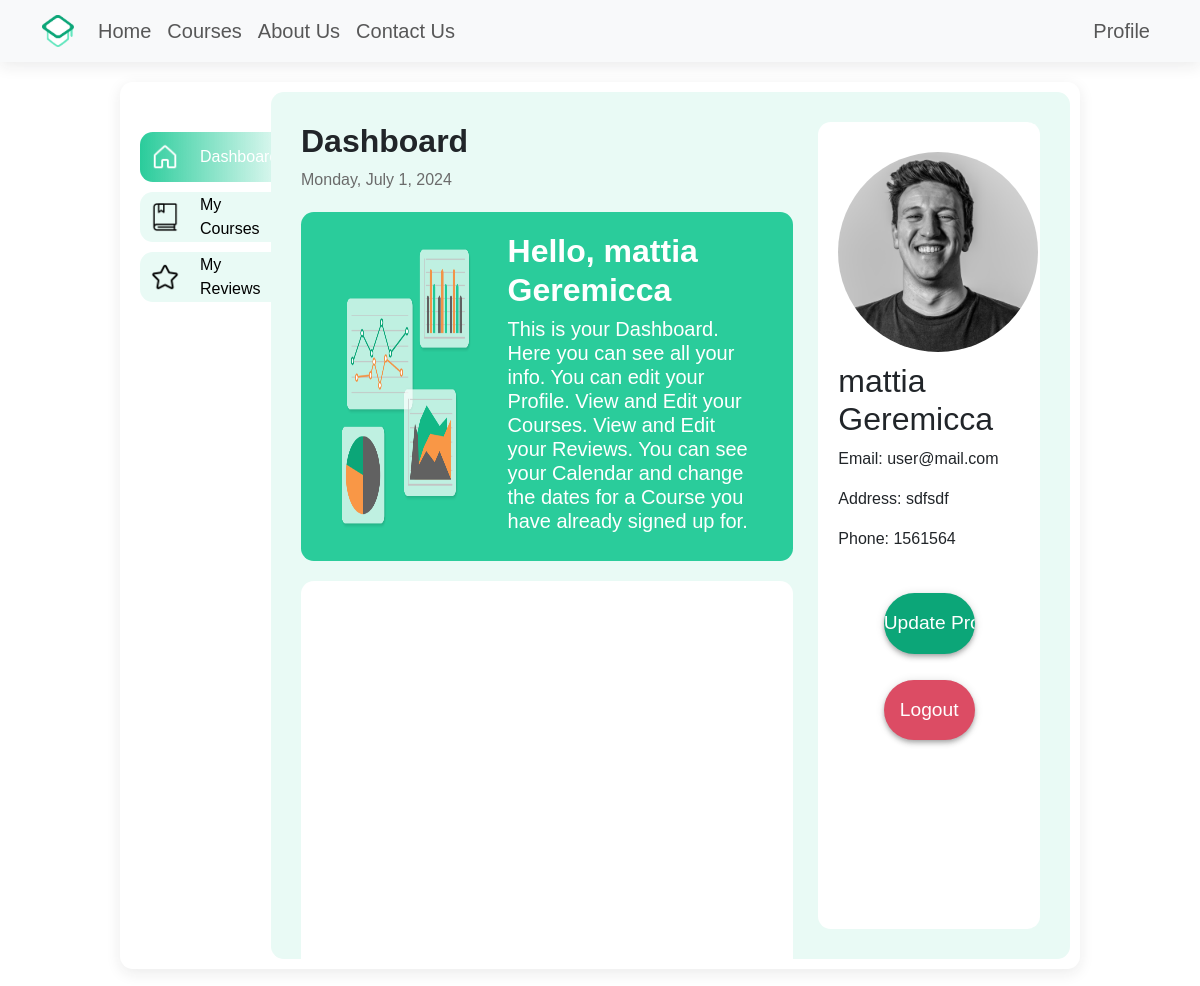
/User/dashboardUser.php (signed in), run on the app's committed database.
### tables this page shows
CREATE TABLE `users` (
  `id` int(11) NOT NULL,
  `firstName` varchar(50) DEFAULT NULL,
  `secondName` varchar(50) DEFAULT NULL,
  `email` varchar(100) DEFAULT NULL,
  `password` varchar(255) DEFAULT NULL,
  `address` varchar(100) DEFAULT NULL,
  `phoneNumber` varchar(50) DEFAULT NULL,
  `Status` enum('user','admin','trainer') DEFAULT 'user',
  `picture` varchar(255) DEFAULT NULL
);

### User/dashboardUser.php (the view, shortened to what this page needs)
<?php
require_once "../db_connection.php";
require_once "../navbar_session.php";
$userId = $_SESSION['user_id'];
$query = "SELECT * FROM users WHERE id = $userId";
$result = mysqli_query($connection, $query);
$layout = "";
if (!$result) {
    die("Database query failed: " . mysqli_error($connection));
} else {
    $user = mysqli_fetch_assoc($result);
    $layout .= "
        <img class='circle-image' src='../Images/{$user["picture"]}' alt=''>
        <div class='profile'>
            <h2>{$user["firstName"]} {$user["secondName"]}</h2>
            <p>Email: {$user["email"]}</p>
            <p>Address: {$user["address"]}</p>
            <p>Phone: {$user["phoneNumber"]}</p>
        </div>";
}
?>
<!DOCTYPE html>
<html lang="en">
<head>
    <link href="https://cdn.jsdelivr.net/npm/bootstrap@5.3.3/dist/css/bootstrap.min.css" rel="stylesheet">
    <link rel="stylesheet" href="../style/dashboard.css">
</head>
<body>
    <div class="dashboard-container">
        <div class="left-section">
            <a href="dashboardUser.php" class="action action-active" id="dashboardBtn">
                <img class="icon" src="../Images/house-black.png" alt="">
                <div class="title">Dashboard</div>
            </a>
            <a href="mycourses.php" class="action" id="action2Btn">
                <img class="icon" src="../Images/book-black.png" alt="">
                <div class="title">My Courses</div>
            </a>
            <a href="myreviews.php" class="action" id="action3Btn">
                <img class="icon" src="../Images/star-black.png" alt="">
                <div class="title">My Reviews</div>
            </a>
        </div>
        <div class="center-section" id="centerSection">
            <div class="center-left">
                <h2 class="dashboard-title">Dashboard</h2>
                <div id="current-date"></div>
                <div>
                    <div class="hello">
                        <img class="graphs" src="../Images/graphs.png" alt="">
                        <div class="hello-right">
                            <h2>Hello, <?php echo $user['firstName'] . ' ' . $user['secondName']; ?></h2>
                            <h5>This is your Dashboard. Here you can see all your info. You can edit your Profile. View and Edit your Courses. View and Edit your Reviews. You can see your Calendar and change the dates for a Course you have already signed up for.</h5>
                        </div>
                    </div>
                    <div class="content">
                        <div class="items-right">
                        </div>
                    </div>
                </div>
            </div>
            <div class="center-right">
                <div class="profile-info">
                    <?= $layout ?>
                    <div class="buttons">
                        <a class="updateInput" href="updateprofile.php">
                            <input class="updateBtn" type="submit" name="update" value="Update Profile">
                        </a>
                        <a class="logoutInput" href="../login/logout.php">
                            <input class="logout" type="submit" name="logout" value="Logout">
                        </a>
                    </div>
                </div>
            </div>
        </div>
    </div>
</body>
</html>

### style/dashboard.css (style rules this page uses)
* { font-family: "Chillax", sans-serif !important; margin: 0; padding: 0; box-sizing: border-box; }
.dashboard-container { display: flex; justify-content: space-between; width: 80%; height: 90%; margin: 20px auto; padding: 10px; border-radius: 0.8rem; box-shadow: rgba(30, 30, 34, 0.089) 0px 4px 15px 0px; }
.left-section { display: flex; flex-direction: column; gap: 10px; background-color: #fff; padding: 40px 0px 40px 10px; width: 15%; }
.center-section { display: flex; justify-content: space-between; background-color: #0dca9217; width: 85%; border-radius: 0.8rem; padding: 30px; gap: 5px; overflow-x: hidden; overflow-y: auto; white-space: normal; }
.center-left { height: 100%; width: 70%; }
.center-right { background-color: white; height: 100%; border-radius: 0.8rem; margin-left: 20px; width: 30%; }
.circle-image { margin: 10px auto; width: 200px; height: 200px; object-fit: cover; border-radius: 50%; }
.dashboard-title { font-weight: 600; }
#current-date { color: rgb(107, 107, 107); }
.buttons { width: 50%; }
.hello { display: flex; justify-content: space-around; padding: 20px; width: 100%; background-color: #2acc9b; color: white; margin: 20px auto; border-radius: 0.8rem; }
.hello-right { display: flex; flex-direction: column; justify-content: center; width: 55%; }
.hello-right h2 { font-weight: 600; }
.hello-right h5 { font-weight: 400; }
.graphs { width: 30%; }
.content { height: 50%; width: 100%; }
.icon { margin-right: 10px; }
.items-right { padding: 10px; width: 100%; height: 100%; background-color: white; border-radius: 0.8rem; }
.action { display: flex; align-items: center; gap: 10px; height: 50px; padding-left: 10px; text-decoration: none; color: black; background-color: #0dca9217; border-top-left-radius: 0.8rem; border-bottom-left-radius: 0.8rem; }
.action-active { display: flex; align-items: center; gap: 10px; background-image: linear-gradient(to right, #2acc9b, #0dca9217); border-top-left-radius: 0.8rem; border-bottom-left-radius: 0.8rem; font-weight: 500; color: white; }
.action-active img { filter: brightness(0) invert(1); }
.icon { width: 30px; height: 30px; display: flex; justify-content: center; align-items: center; }
.title { flex: 1; }
.profile-info { padding: 20px; display: flex; flex-direction: column; align-items: center; }
.updateInput { width: 60%; text-decoration: none; }
.updateBtn { display: flex; justify-content: space-around; box-shadow: 0 4px 5px 0 rgba(0, 0, 0, 0.14), 0 1px 10px 0 rgba(0, 0, 0, 0.12), 0 2px 4px -1px rgba(0, 0, 0, 0.2); color: #ffff; background-color: #0ca678; font-size: 1.2rem; border-radius: 100px; padding: 16px 0px; width: 100%; border: 0; margin: 26px 0; outline: none; cursor: pointer; transition: all 200ms ease-in; }
.logoutInput { width: 60%; text-decoration: none; }
.logout { display: flex; justify-content: space-around; box-shadow: 0 4px 5px 0 rgba(0, 0, 0, 0.14), 0 1px 10px 0 rgba(0, 0, 0, 0.12), 0 2px 4px -1px rgba(0, 0, 0, 0.2); color: #ffff; background-color: #dc4c64; font-size: 1.2rem; border-radius: 100px; padding: 16px 0px; width: 100%; border: 0; margin: 26px 0; outline: none; cursor: pointer; transition: all 200ms ease-in; }

### data on the page
users: firstName "mattia", secondName "Geremicca", picture (picture), email "user@mail.com", address "sdfsdf", phoneNumber "1561564"
